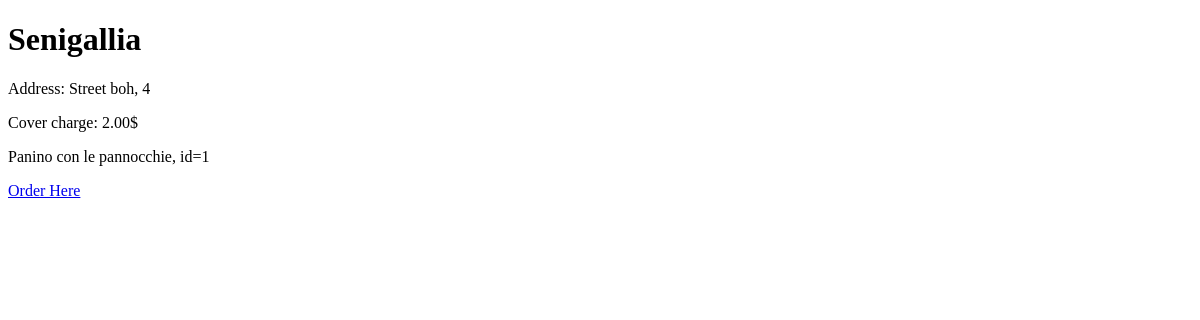
Before: /smartmeal/restaurant/1 with the older database file.
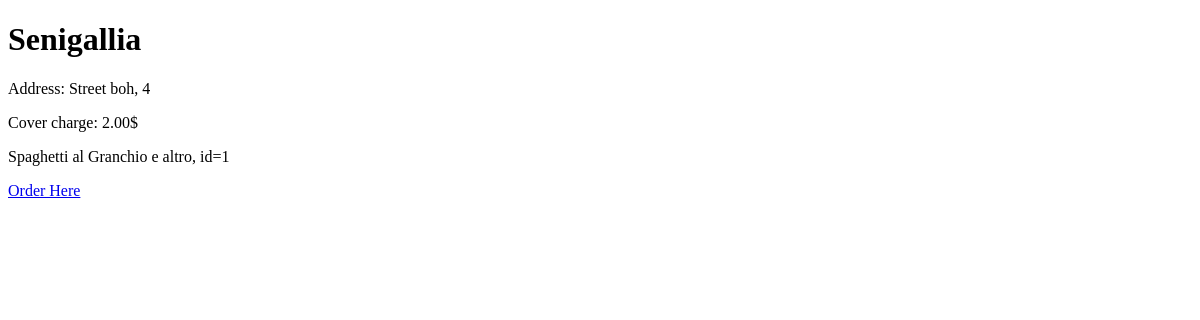
After: the same page with the newer database file.
### orders/models.py (models this page shows, shortened)
class Restaurant(models.Model):
    restaurant_id = models.AutoField(primary_key=True)
    city = models.CharField(max_length=30)
    street = models.CharField(max_length=30)
    number = models.IntegerField() #18/A????
    cover_charge = models.DecimalField(decimal_places=2, max_digits=30) #coperto
    plates = models.ManyToManyField(Plate) #from here we will get all the sections the restaurant has, no need to have a "sections" field

class Plate(models.Model):  #TO BE COMPLETED
    plate_id = models.AutoField(primary_key=True)
    name = models.CharField(max_length=30)
    description = models.CharField(max_length=300)
    section = models.ForeignKey(Section, on_delete=models.CASCADE)
    ingredients = models.ManyToManyField(Ingredient)
    def __str__(self):
        return f"{self.name}, id={self.plate_id}"

### orders/views.py (the view)
# urls.py: path('restaurant/<int:restaurant_id>', views.restaurant_details, name="restaurant_details"),
def restaurant_details(request, restaurant_id):
    context = {}
    restaurant = get_object_or_404(Restaurant, pk=restaurant_id)
    context['restaurant'] = restaurant
    return render(request, 'orders/restaurant.html', context)

### templates/restaurant_smart_meals/orders/restaurant.html (shortened to what this page needs)
<!DOCTYPE html>
<html lang="en">
<head>
</head>
<body>
    <h1>{{ restaurant.city }}</h1>
    <p> Address: Street {{ restaurant.street }}, {{ restaurant.number }}</p>
    <p> Cover charge: {{ restaurant.cover_charge }}$</p>
    {% for plate in restaurant.plates.all %}
        <p>{{ plate }}</p>
    {% endfor %}
    <a href="{% url 'order' restaurant.restaurant_id %}">Order Here</a>
</body>
</html>

Changed rows visible on the page:
changed Plate: name+plate_id "Panino con le pannocchie, id=1" → "Spaghetti al Granchio e altro, id=1"
